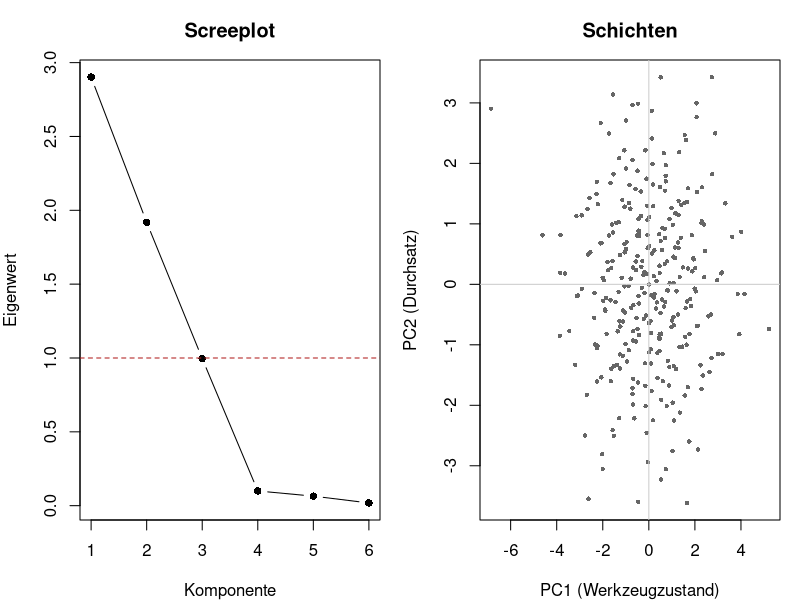

R code for this plot:
## ---- chunk 1
#| label: setup-r
#| include: false
# Sensordaten einer Fertigungslinie, deterministisch konstruiert, damit R und
# Python exakt dieselben Zahlen sehen: Grundlage sind die Quantile der
# Normalverteilung, die je Groesse nach einer festen Regel umsortiert werden.
n <- 300
lauf <- 0:(n - 1)

richtung <- function(faktor) qnorm(((lauf * faktor) %% n + 0.5) / n)

werkzeug <- richtung(1)
durchsatz <- richtung(37)

linie <- data.frame(
  vibration     = round(50 + 8 * werkzeug + 2 * richtung(61), 2),
  temperatur    = round(70 + 5 * werkzeug + 1.5 * richtung(91), 2),
  stromaufnahme = round(12 + 1.5 * werkzeug + 0.4 * richtung(127), 2),
  taktzeit      = round(30 - 4 * durchsatz + 1.0 * richtung(173), 2),
  ausstoss      = round(500 + 60 * durchsatz + 15 * richtung(211), 2),
  luftfeuchte   = round(45 + 6 * richtung(251), 2)
)
## ---- chunk 2
#| label: b1-voraussetzungen-r
round(cor(linie), 2)

round(sapply(linie, var), 1)
## ---- chunk 3
#| label: b1-pca-r
pca <- prcomp(linie, scale. = TRUE)

summary(pca)
round(pca$rotation[, 1:3], 3)
## ---- chunk 4
#| label: fig-b1-scree-r
#| fig-cap: "Beispiel 1: Screeplot der Eigenwerte und die Schichten in der Ebene der ersten beiden Komponenten."
#| fig-height: 3.4
eigenwerte <- pca$sdev^2

par(mfrow = c(1, 2), mar = c(4, 4, 3, 1))
plot(eigenwerte, type = "b", pch = 16, xlab = "Komponente", ylab = "Eigenwert",
     main = "Screeplot")
abline(h = 1, lty = 2, col = "firebrick")
plot(pca$x[, 1], pca$x[, 2], pch = 16, cex = 0.6, col = "grey40",
     xlab = "PC1 (Werkzeugzustand)", ylab = "PC2 (Durchsatz)",
     main = "Schichten")
abline(h = 0, v = 0, col = "grey80")
par(mfrow = c(1, 1))
## ---- chunk 5
#| label: b2-pca-r
pca_ohne <- prcomp(linie, scale. = FALSE)

round(summary(pca_ohne)$importance[, 1:3], 4)
round(pca_ohne$rotation[, 1:2], 3)
## ---- chunk 6
#| label: b3-pca-r
unabhaengig <- data.frame(
  v1 = richtung(7),   v2 = richtung(53),  v3 = richtung(101),
  v4 = richtung(149), v5 = richtung(197), v6 = richtung(241)
)

round(cor(unabhaengig), 3)

pca_b3 <- prcomp(unabhaengig, scale. = TRUE)
round(summary(pca_b3)$importance, 3)
## ---- chunk 7
#| label: b4-komponenten-r
komponenten <- pca$x[, 1:2]

round(cor(komponenten), 12)
round(apply(komponenten, 2, var), 4)
round(head(komponenten, 3), 3)
